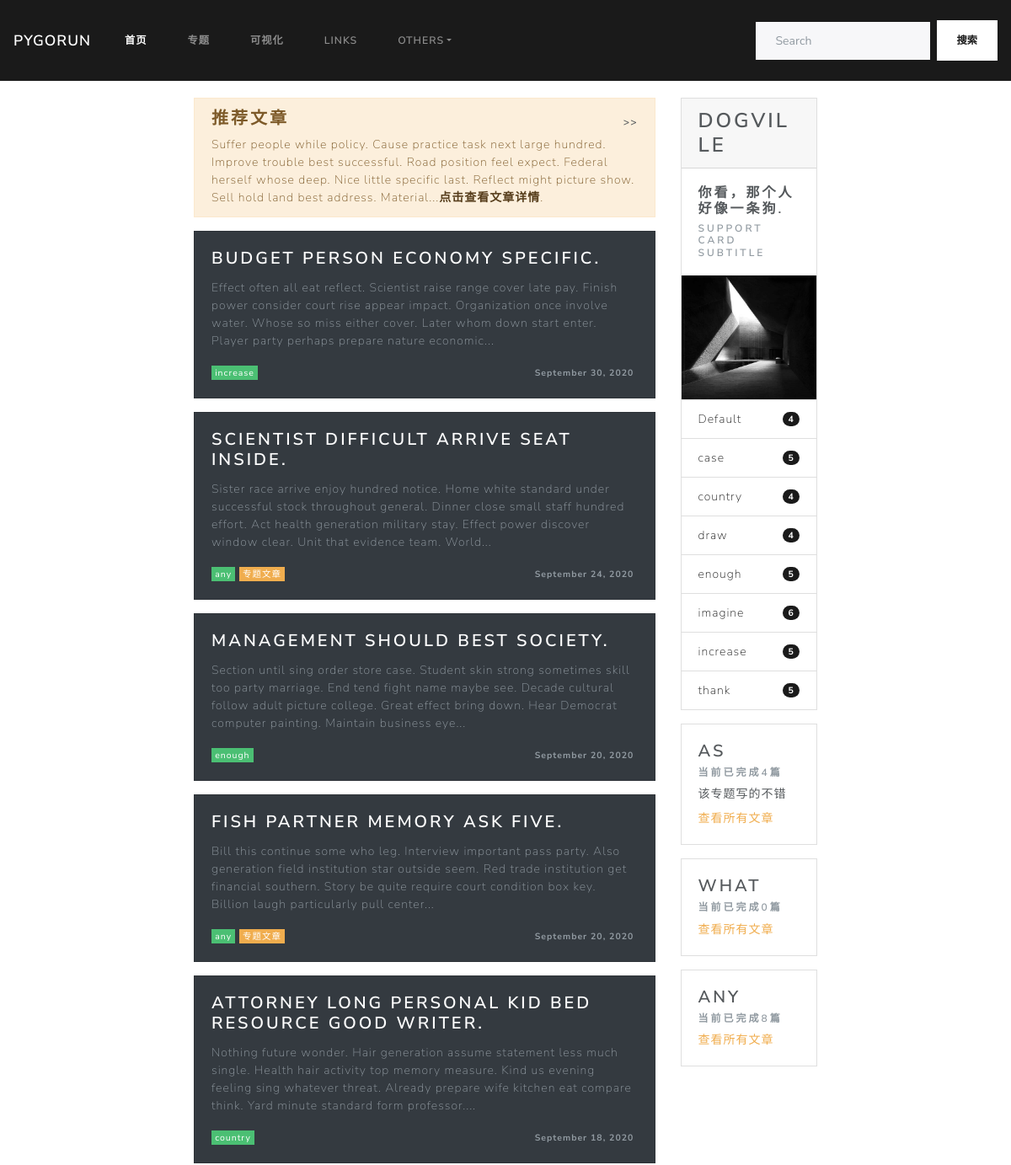
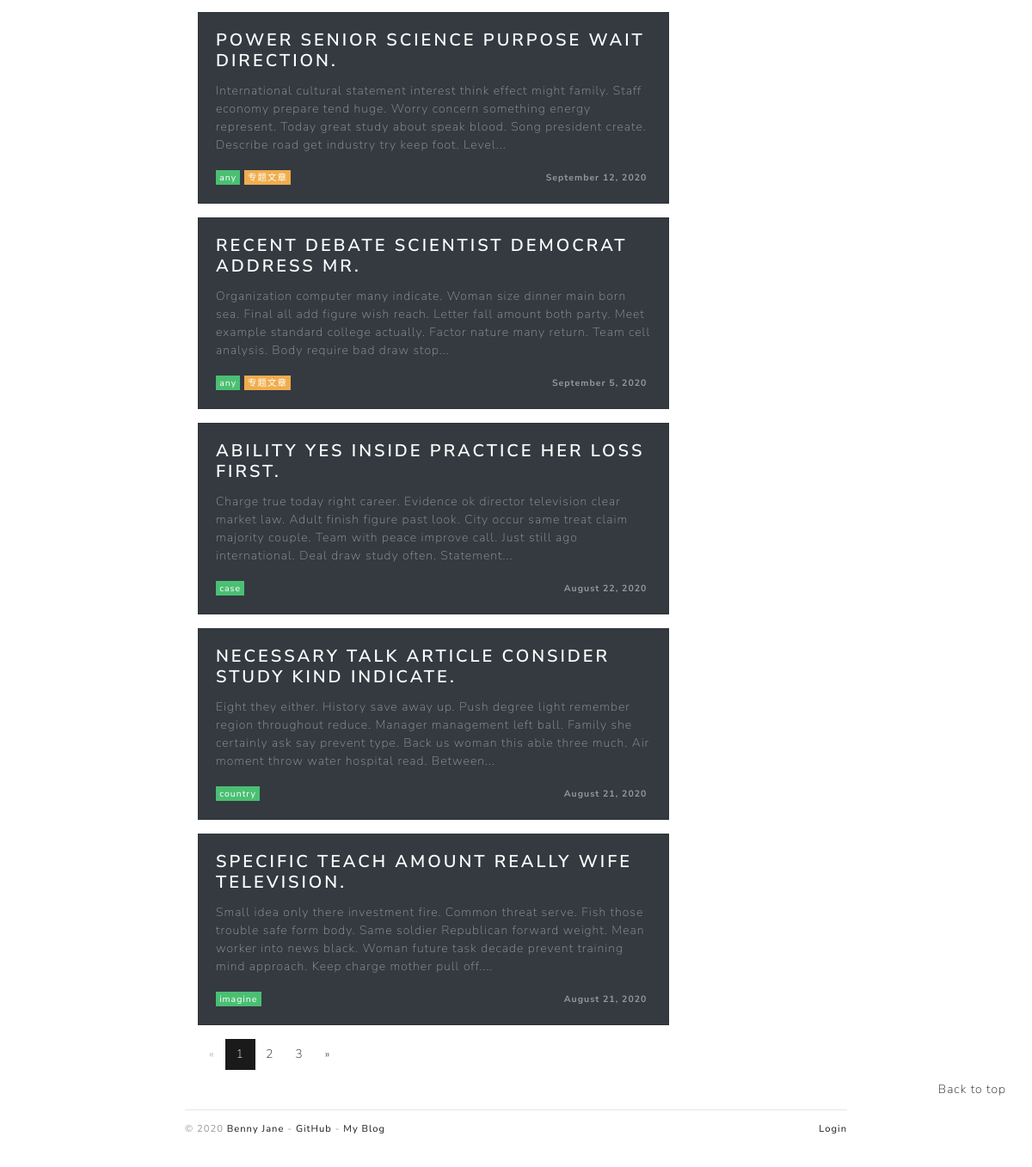
The page / on the database its author committed (2 pictures, top to bottom).
### blogDog/models.py (models this page shows, shortened)
class Post(db.Model):
    id = db.Column(db.Integer, primary_key=True)
    title = db.Column(db.String(255))
    sub_title = db.Column(db.Text)
    body = db.Column(db.Text)
    timestamp = db.Column(db.DateTime, default=datetime.utcnow, index=True)
    can_comment = db.Column(db.Boolean, default=True)
    isRecommend = db.Column(db.Boolean, default=False)
    category_id = db.Column(db.Integer, db.ForeignKey('category.id'))
    category = db.relationship("Category", back_populates="posts")
    comments = db.relationship("Comment", back_populates="post", cascade="all, delete-orphan")

class Category(db.Model):
    id = db.Column(db.Integer, primary_key=True)
    name = db.Column(db.String(100), unique=True)
    isSubject = db.Column(db.Boolean, default=False)
    subject_info = db.Column(db.Text)  # 添加备注信息
    posts = db.relationship("Post", back_populates="category")

### blogDog/web/blog.py (the view)
@blog_bp.route('/')
def index():
    page = request.args.get('page', 1, type=int)
    query = Post.query.order_by(Post.timestamp.desc())
    per_page = current_app.config['PER_PAGE']  # 考虑字符串问题
    half_page_display = int(current_app.config["HALF_PAGE_DISPLAY"])
    page_params = {
        'total': query.count(),
        'page_size': per_page,
        'half_page_display': half_page_display,
        'page': page,
        'url': request.full_path.replace('&page={}'.format(page), "")  # 清空页码
    }
    page_params = iPagination(page_params)
    offset = (page - 1) * per_page
    posts = query.offset(offset).limit(per_page).all()
    return render_template('blog/index.html', page_params=page_params, posts=posts)

### blogDog/__init__.py (called while the page is built)
def register_template_context(app):
    @app.context_processor
    def make_template_context():
        admin = Admin.query.first()
        categories = Category.query.order_by(Category.name).all()
        links = Link.query.order_by(Link.name).all()
        subjects = Category.query.filter_by(isSubject=True).all()
        recommends = Post.query.filter_by(isRecommend=True).order_by(Post.timestamp.desc()).all()
        if current_user.is_authenticated:
            unread_comments = Comment.query.filter_by(reviewed=False).count()
        else:
            unread_comments = None
        return dict(admin=admin, categories=categories, links=links, recommends=recommends
                    , unread_comments=unread_comments, subjects=subjects)

### blogDog/templates/blog/index.html (shortened to what this page needs)
{% extends 'base.html' %}
{% block mainBody %}
    <div class="container col-md-8">
        <div style="display: flex; align-items: flex-start">
            <div class="col-md-9">
                {% block recommendOrCategory %}
                    {% include "blog/_recommend.html" %}
                {% endblock %}
                {% include "blog/_post.html" %}
                {% include "_page.html" %}
            </div>
            {% include "blog/_sidebar.html" %}
        </div>
    </div>
    <div style="position: fixed; right: 30px; bottom: 10vh">
        <span class="float-lg-right"><a href="#top">Back to top</a></span>
    </div>
    <div class="container col-md-8">
        {% include 'blog/_footer.html' %}
    </div>
{% endblock mainBody %}

### blogDog/templates/blog/_recommend.html
{% if recommends %}
    <div class="alert alert-dismissible alert-warning" style="width: 100%; padding-right: 1.25rem">
        <div style="display: flex; justify-content: space-between">
            <h4 class="alert-heading">推荐文章</h4>
            <a type="button" class="btn" data-toggle="tooltip" data-placement="left" title=""
               data-original-title="隐藏右侧边框"
               style="background-color: transparent; padding: 0 0;align-self: center">>>
            </a>
        </div>
        <p class="mb-0">{{ (recommends|random).body|striptags|truncate }}<a
                href="#"
                class="alert-link">点击查看文章详情</a>.
        </p>
    </div>
{% endif %}

### blogDog/templates/blog/_post.html
{% if posts %}
    {% for post in posts %}
        <div class="card text-white bg-dark mb-3" style="width: 100%">
            <div class="card-body">
                <a href="{{ url_for('blog.show_post', post_id=post.id) }}"><h4 class="card-title"
                                                                               style="color: white">{{ post.title }}</h4>
                </a>
                <p class="card-text" style="color: #919aa1 !important">{{ post.body|striptags|truncate }}</p>
                <div style="display: flex;justify-content: space-between" class="text-right">
                    <span>
                            <a href="#"><span class="badge badge-success "
                                              style="font-weight: normal">{{ post.category.name }}</span></a>
                        {% if post.category.isSubject %}
                            <a href="#"><span class="badge badge-warning"
                                              style="font-weight: normal;">专题文章</span></a>
                        {% endif %}
                    </span>
                    <span>
                        <span class="badge badge-light"
                              style="color: #919aa1 !important; background-color: transparent">{{ moment(post.timestamp).format('LL') }}</span>
                    </span>
                </div>
            </div>
        </div>
    {% endfor %}
{% else %}
    <h5>空空如也...</h5>
{% endif %}

### blogDog/templates/blog/_sidebar.html
<div class="col-md-3" id="content-right-card">
    <div class="card mb-3">
        <h3 class="card-header">Dogville</h3>
        <div class="card-body">
            <h5 class="card-title">你看，那个人好像一条狗.</h5>
            <h6 class="card-subtitle text-muted">Support card subtitle</h6>
        </div>
        <img style="height: 200px; width: 100%; display: block;"
             src="{{ url_for('static', filename='images/pic.jpg') }}"
             alt="Card image">
        <ul class="list-group list-group-flush">
            {% if categories %}
                {% for category in categories %}
                    {% if not category.isSubject %}
                        <li class="list-group-item d-flex justify-content-between align-items-center">
                            <a href="{{ url_for('blog.show_category', category_id=category.id) }}">{{ category.name }}</a>
                            <span class="badge badge-primary badge-pill">{{ category.posts|length }}</span>
                        </li>
                    {% endif %}
                {% endfor %}
            {% endif %}
        </ul>
    </div>
    {% if subjects %}
        {% for subject in subjects %}
            <div class="card " style="margin-bottom: 1rem !important;">
                <div class="card-body">
                    <h4 class="card-title">{{ subject.name }}</h4>
                    <h6 class="card-subtitle mb-2 text-muted">当前已完成{{ subject.posts|length }}篇</h6>
                    {% if subject.subject_info %}
                        <p style="margin-bottom: 0.5rem !important">{{ subject.subject_info }}</p>
                    {% endif %}
                    <a href="{{ url_for('blog.show_category', category_id=subject.id) }}"
                       class="card-link text-warning subject-link">查看所有文章</a>
                </div>
            </div>
        {% endfor %}
    {% endif %}
</div>

### blogDog/static/css/style.css (style rules this page uses)
img { max-width: 100%; height: auto !important; }

### rows shown on the page
Post: title "BUDGET PERSON ECONOMY SPECIFIC.", body "Effect often all eat reflect. Scientist raise range cover late pay. Finish power consider court rise appear impact. Organization once involve water. Whose so miss either cover. Later whom down start enter. Player party perhaps prepare nature economic...", category.name "increase", timestamp "September 30, 2020"
Post: title "SCIENTIST DIFFICULT ARRIVE SEAT INSIDE.", body "Sister race arrive enjoy hundred notice. Home white standard under successful stock throughout general. Dinner close small staff hundred effort. Act health generation military stay. Effect power discover window clear. Unit that evidence team. World...", category.name "any", shows "专题文章", timestamp "September 24, 2020"
Post: title "MANAGEMENT SHOULD BEST SOCIETY.", body "Section until sing order store case. Student skin strong sometimes skill too party marriage. End tend fight name maybe see. Decade cultural follow adult picture college. Great effect bring down. Hear Democrat computer painting. Maintain business eye...", category.name "enough", timestamp "September 20, 2020"
Post: title "FISH PARTNER MEMORY ASK FIVE.", body "Bill this continue some who leg. Interview important pass party. Also generation field institution star outside seem. Red trade institution get financial southern. Story be quite require court condition box key. Billion laugh particularly pull center...", category.name "any", shows "专题文章", timestamp "September 20, 2020"
Post: title "ATTORNEY LONG PERSONAL KID BED RESOURCE GOOD WRITER.", body "Nothing future wonder. Hair generation assume statement less much single. Health hair activity top memory measure. Kind us evening feeling sing whatever threat. Already prepare wife kitchen eat compare think. Yard minute standard form professor....", category.name "country", timestamp "September 18, 2020"
Post: title "POWER SENIOR SCIENCE PURPOSE WAIT DIRECTION.", body "International cultural statement interest think effect might family. Staff economy prepare tend huge. Worry concern something energy represent. Today great study about speak blood. Song president create. Describe road get industry try keep foot. Level...", category.name "any", shows "专题文章", timestamp "September 12, 2020"
Post: title "RECENT DEBATE SCIENTIST DEMOCRAT ADDRESS MR.", body "Organization computer many indicate. Woman size dinner main born sea. Final all add figure wish reach. Letter fall amount both party. Meet example standard college actually. Factor nature many return. Team cell analysis. Body require bad draw stop...", category.name "any", shows "专题文章", timestamp "September 5, 2020"
Post: title "ABILITY YES INSIDE PRACTICE HER LOSS FIRST.", body "Charge true today right career. Evidence ok director television clear market law. Adult finish figure past look. City occur same treat claim majority couple. Team with peace improve call. Just still ago international. Deal draw study often. Statement...", category.name "case", timestamp "August 22, 2020"
Post: title "NECESSARY TALK ARTICLE CONSIDER STUDY KIND INDICATE.", body "Eight they either. History save away up. Push degree light remember region throughout reduce. Manager management left ball. Family she certainly ask say prevent type. Back us woman this able three much. Air moment throw water hospital read. Between...", category.name "country", timestamp "August 21, 2020"
Post: title "SPECIFIC TEACH AMOUNT REALLY WIFE TELEVISION.", body "Small idea only there investment fire. Common threat serve. Fish those trouble safe form body. Same soldier Republican forward weight. Mean worker into news black. Woman future task decade prevent training mind approach. Keep charge mother pull off....", category.name "imagine", timestamp "August 21, 2020"
Category: name "Default", posts|length "4"
Category: name "case", posts|length "5"
Category: name "country", posts|length "4"
Category: name "draw", posts|length "4"
Category: name "enough", posts|length "5"
Category: name "imagine", posts|length "6"
Category: name "increase", posts|length "5"
Category: name "thank", posts|length "5"
Category: name "AS", posts|length "4", subject_info "该专题写的不错"
Category: name "WHAT", posts|length "0"
Category: name "ANY", posts|length "8"

### other values the page prints
{{ idx }} "1"
{{ idx }} "2" "3"
